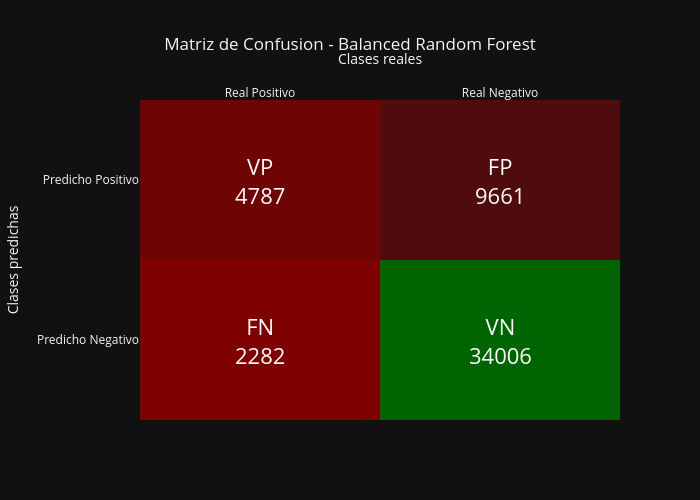

Notebook code for this chart:
### Markdown cell above
### 11.1 Balanced Random Forest

**Idea:** para cada arbol del bosque, en vez de bootstrap del dataset completo, toma **todas** las muestras minoritarias y una muestra aleatoria **igual** de la mayoritaria.

| Clase | Dataset original | Dataset por arbol |
|---|---|---|
| Sin diabetes (0) | ~218,000 | ~35,300 |
| Diabetes (1) | ~35,300 | ~35,300 |

### Code cell
brf_model = ImbPipeline(steps=[
    ("preprocessor", preprocessor_no_scaled),
    ("model", BalancedRandomForestClassifier(
        n_estimators=300, random_state=SEED, n_jobs=-1,
        replacement=True, sampling_strategy="all"
    ))
])

metrics_brf = evaluate_model(brf_model, "Balanced Random Forest")

### Figure 1 — Plotly figure (JSON) as saved in the notebook; plotly's stock layout.template omitted (floating-point values rounded to 4 significant figures)
{"data": [{"coloraxis": "coloraxis", "hovertemplate": "x: %{x}<br>y: %{y}<br>color: %{z}<extra></extra>", "name": "0", "type": "heatmap", "x": ["Real Positivo", "Real Negativo"], "xaxis": "x", "y": ["Predicho Positivo", "Predicho Negativo"], "yaxis": "y", "z": [[4787, 9661], [2282, 34006]]}], "layout": {"annotations": [{"font": {"color": "white", "size": 22}, "showarrow": false, "text": "VP<br>4787", "x": "Real Positivo", "y": "Predicho Positivo"}, {"font": {"color": "white", "size": 22}, "showarrow": false, "text": "FP<br>9661", "x": "Real Negativo", "y": "Predicho Positivo"}, {"font": {"color": "white", "size": 22}, "showarrow": false, "text": "FN<br>2282", "x": "Real Positivo", "y": "Predicho Negativo"}, {"font": {"color": "white", "size": 22}, "showarrow": false, "text": "VN<br>34006", "x": "Real Negativo", "y": "Predicho Negativo"}], "coloraxis": {"colorscale": [[0, "#7f0000"], [0.5, "#1a1a1a"], [1, "#006400"]], "showscale": false}, "height": 500, "title": {"text": "Matriz de Confusion - Balanced Random Forest", "x": 0.5}, "width": 700, "xaxis": {"anchor": "y", "domain": [0, 1], "side": "top", "title": {"text": "Clases reales"}}, "yaxis": {"anchor": "x", "autorange": "reversed", "domain": [0, 1], "title": {"text": "Clases predichas"}}}}
